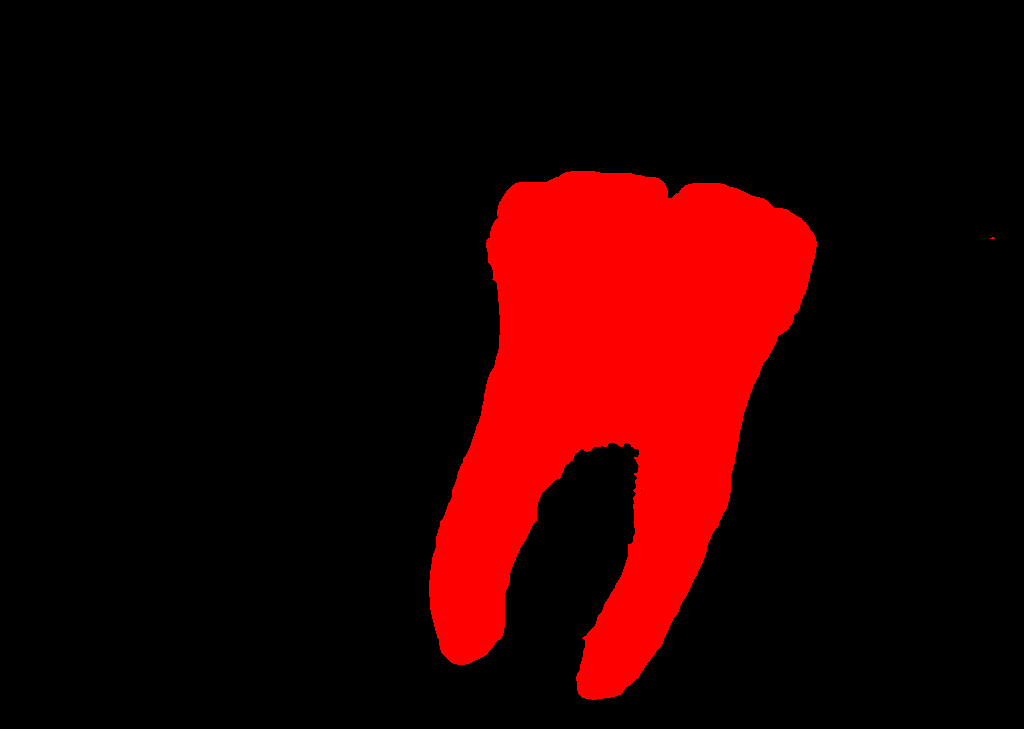
#> input picture mask_2.png, 1024 x 729 px
$ jupyter execute ferets.ipynb   (shell and % lines are left out)
#> lines starting #> are read from the running program, lines starting #| are printed output that depends on the picture; after the words box and inside, x2 and y2 are one past the last pixel; in counts of white or black regions, pixels touching at a corner belong together; long printed decimals are rounded
[cell 1]
import cv2
import numpy as np
import matplotlib.pyplot as plt

[cell 2]
# Load the segmented image (binary mask)
# Replace 'segmented_image.png' with your actual file path
segmented_img = cv2.imread('mask_2.png', cv2.IMREAD_GRAYSCALE)
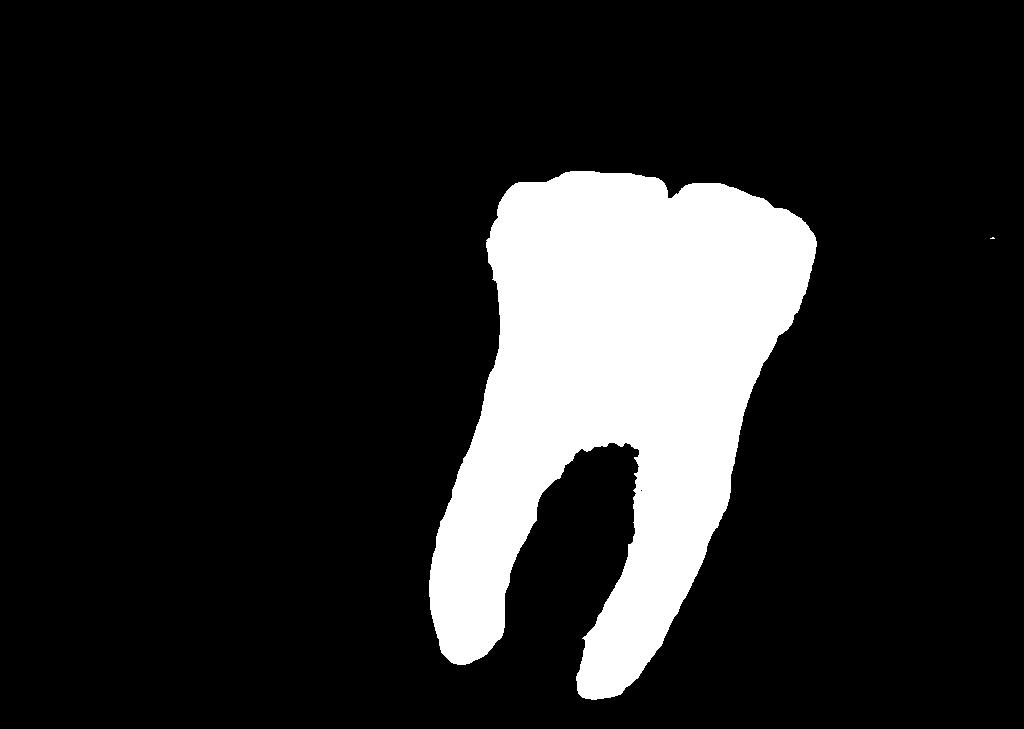
#> segmented_img: shape (729, 1024); values 0 (black) and 147 (white), 15.3% white; 2 white regions (1 under 20 px), largest, box (x1, y1, x2, y2) and area: (429, 171, 817, 700) 114333

# Display the loaded image using Matplotlib
plt.imshow(segmented_img, cmap='gray')
plt.title('Original Segmented Image')
plt.axis('off')
plt.show()

[cell 3]
# Convert the image to binary using threshold (in case it's not binary)
_, binary_img = cv2.threshold(segmented_img, 127, 255, cv2.THRESH_BINARY)
#> binary_img: shape (729, 1024); 15.3% white; 2 white regions (1 under 20 px)

# Find contours in the binary image
contours, _ = cv2.findContours(binary_img, cv2.RETR_EXTERNAL, cv2.CHAIN_APPROX_SIMPLE)
#> contours = 2 contours, 1 with area under 20; largest, box (x1, y1, x2, y2) and area: (429, 171, 817, 700) 113397

# Visualize the detected contours
contour_img = cv2.cvtColor(binary_img, cv2.COLOR_GRAY2BGR)  # Convert to BGR for visualization
cv2.drawContours(contour_img, contours, -1, (0, 255, 0), 2)  # Draw contours as green lines
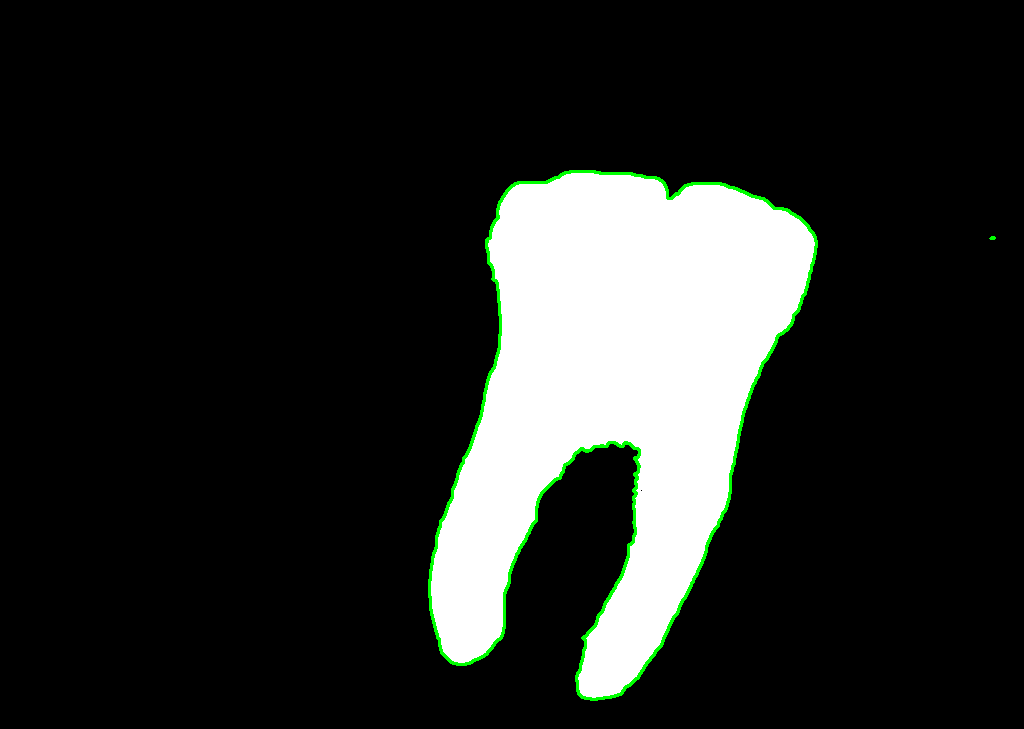
#> contour_img: shape (729, 1024, 3); mean B, G, R 37.6, 39.9, 37.6

# Plot the image with contours
plt.imshow(cv2.cvtColor(contour_img, cv2.COLOR_BGR2RGB))
plt.title('Contours Detected')
plt.axis('off')
plt.show()

[cell 4]
# Calculate Maximum Feret's Diameter
max_feret_diameter = 0
feret_pts = (None, None)  # To store the points corresponding to the max Feret's diameter

# Iterate through the contours (assuming only one main object)
for contour in contours:
    # Iterate over all possible pairs of contour points
    for i in range(len(contour)):
        for j in range(i + 1, len(contour)):
            point1 = contour[i][0]
            point2 = contour[j][0]

            # Calculate the Euclidean distance between point1 and point2
            distance = np.linalg.norm(point1 - point2)

            # Update max Feret diameter and store the points if the distance is greater
            if distance > max_feret_diameter:
                max_feret_diameter = distance
                feret_pts = (tuple(point1), tuple(point2))
#> this loop made 2 passes
#> after the loop, feret_pts = ((451, 662), (801, 218)); max_feret_diameter = 565.4

# Print the results
print(f"Maximum Feret's Diameter: {max_feret_diameter}")
#| Maximum Feret's Diameter: 565.364
print(f"Endpoints of Maximum Feret's Diameter: {feret_pts}")
#| Endpoints of Maximum Feret's Diameter: ((451, 662), (801, 218))

[cell 5]
# Visualize the Maximum Feret's Diameter on the original image
result_img = cv2.cvtColor(binary_img, cv2.COLOR_GRAY2BGR)  # Convert to a BGR image

# Draw the max Feret's diameter line (red color, thickness 2)
cv2.line(result_img, feret_pts[0], feret_pts[1], (0, 0, 255), 2)
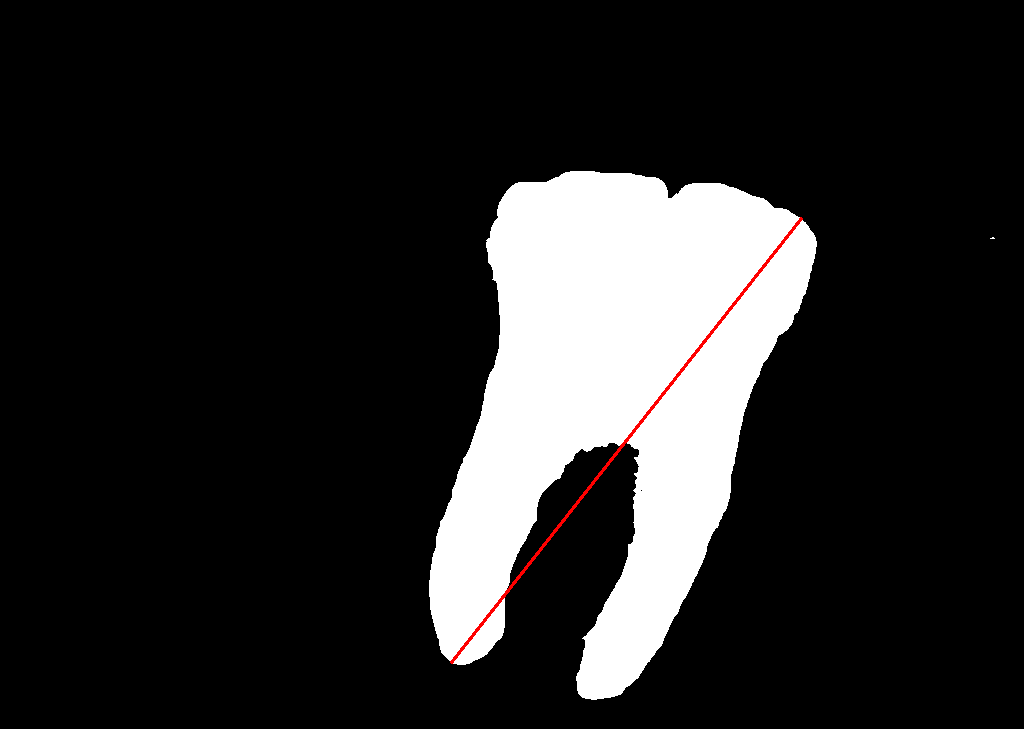
#> result_img: shape (729, 1024, 3); mean B, G, R 38.6, 38.6, 39.3

# Plot the result side by side for comparison
plt.figure(figsize=(10, 5))

# Plot the original segmented image
plt.subplot(1, 2, 1)
plt.imshow(segmented_img, cmap='gray')
plt.title('Original Segmented Image')
plt.axis('off')

# Plot the result image with Max Feret's diameter line
plt.subplot(1, 2, 2)
plt.imshow(cv2.cvtColor(result_img, cv2.COLOR_BGR2RGB))
plt.title("Max Feret's Diameter Line")
plt.axis('off')

plt.show()
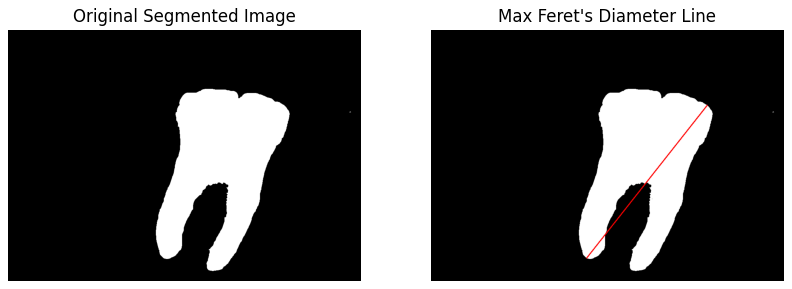
#> figure drawn by matplotlib, 2 panels

[cell 6]
# Ensure there is at least one contour with enough points to compute Feret's diameter and ellipse orientation
if len(contours) > 0 and len(contours[0]) >= 5:
    # Already calculated Feret's maximum diameter points
    point1, point2 = feret_pts
#> point1 = (451, 662); point2 = (801, 218)

    # Step 1: Calculate the center based on Feret's diameter endpoints (average of the two points)
    ellipse_center = (int((point1[0] + point2[0]) / 2), int((point1[1] + point2[1]) / 2))
#> ellipse_center = (626, 440)

    # Step 2: The major axis of the ellipse should be the maximum Feret's Diameter
    major_axis_length = int(max_feret_diameter)
#> major_axis_length = 565

    # Step 3: Minor axis is estimated as a fraction (~60%) of the bounding box height for now
    bounding_rect = cv2.boundingRect(contours[0])  # Get bounding box (x, y, width, height)
#> bounding_rect = (990, 237, 5, 2)
    minor_axis_length = max(int(bounding_rect[3] * 0.6), 10)  # Make sure it's not too small (e.g., at least 10 pixels)
#> minor_axis_length = 10

    # Step 4: Calculate the orientation angle based on the Feret's diameter line
    # Using arctangent to calculate the angle from the Feret's diameter endpoints.
    angle = np.degrees(np.arctan2(point2[1] - point1[1], point2[0] - point1[0]))
#> angle = -51.75

    # Create a BGR image for visualization
    result_img_with_feret_ellipse = cv2.cvtColor(binary_img, cv2.COLOR_GRAY2BGR)

    # Step 5: Draw the ellipse corresponding to Max Feret's diameter
    # Parameters: center, axes (major, minor), angle
    cv2.ellipse(
        result_img_with_feret_ellipse,
        ellipse_center,                    # Center of ellipse
        (major_axis_length // 2, minor_axis_length // 2),  # Half-lengths for major and minor axes
        angle,                             # Orientation angle
        0, 360,                            # Full ellipse (0 to 360 degrees)
        (255, 0, 0),                        # Color (try RED for contrast)
        4                                   # Increased thickness to improve visibility
    )
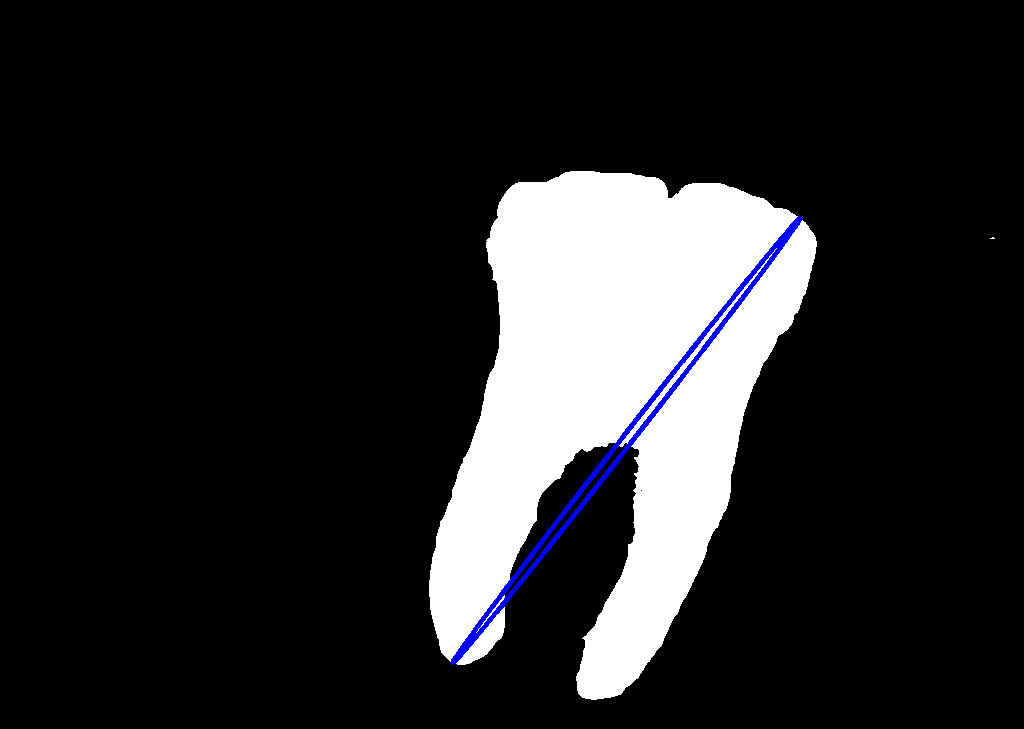
#> result_img_with_feret_ellipse: shape (729, 1024, 3); mean B, G, R 39.7, 37.9, 37.9

else:
    print("Could not calculate Feret's ellipse. Contour may be too small or insufficient points.")

[cell 7]
# Visualize the result: Original image with the Feret's ellipse and diameter
plt.figure(figsize=(10, 5))

# Plot the original segmented image
plt.subplot(1, 2, 1)
plt.imshow(segmented_img, cmap='gray')
plt.title('Original Segmented Image')
plt.axis('off')

# Plot the image with the Max Feret Diameter Line and the corresponding ellipse
plt.subplot(1, 2, 2)
plt.imshow(cv2.cvtColor(result_img_with_feret_ellipse, cv2.COLOR_BGR2RGB))
plt.title("Max Feret's Diameter with Fitted Ellipse")
plt.axis('off')

plt.show()
